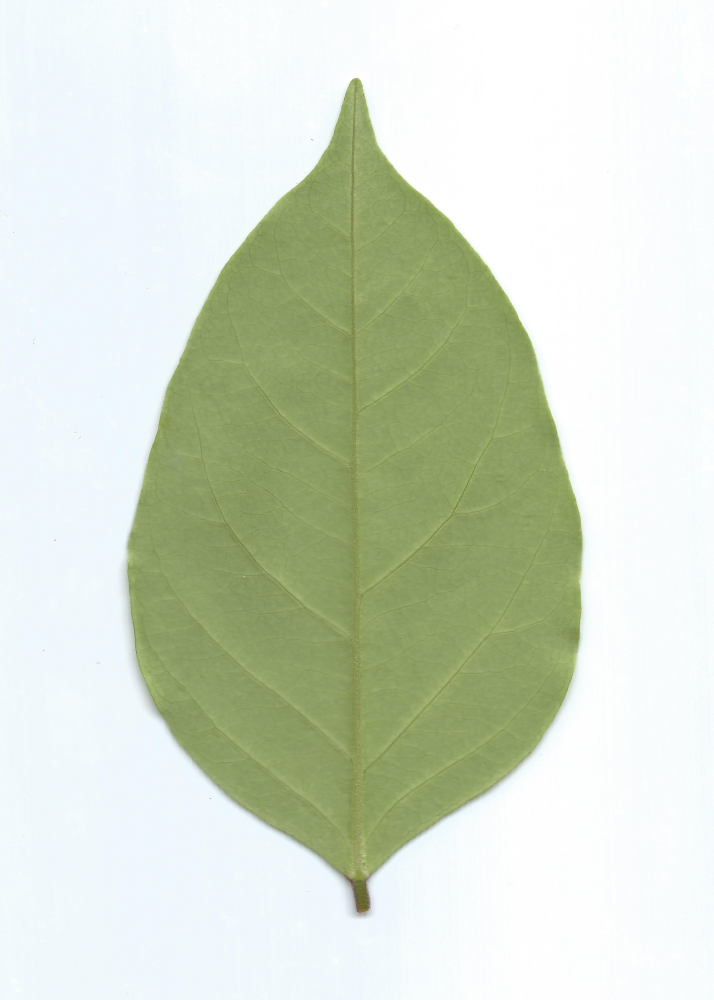
#> input picture Image Processing/test/averrhoa_carambola.jpg, 1428 x 2000 px (shown at 1/2 size); its folder holds only this picture in this run
$ python image_processing.py
#> lines starting #> are read from the running program, lines starting #| are printed output that depends on the picture; after the words box and inside, x2 and y2 are one past the last pixel; in counts of white or black regions, pixels touching at a corner belong together
#> further down, img is the input picture: shape (2000, 1428, 3); mean B, G, R 201.2, 219.5, 210.5
import cv2
import numpy as np
import os

def mask(img):
    gray = cv2.cvtColor(img, cv2.COLOR_BGR2GRAY)
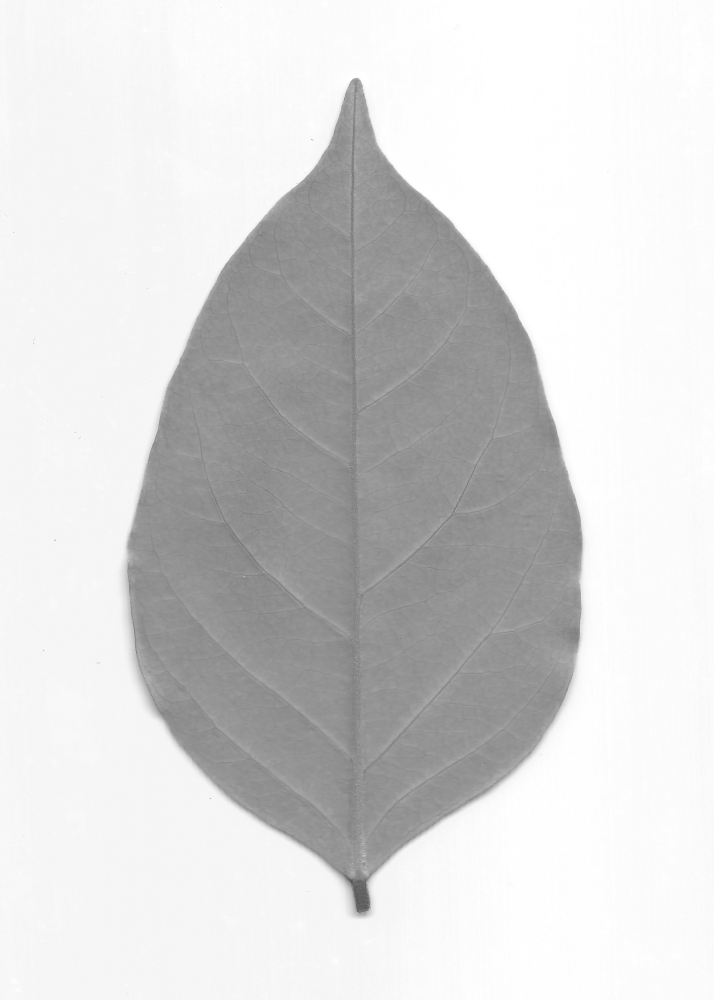
#> gray: shape (2000, 1428) (shown at 1/2 size); min 44, max 255, mean 214.8
    th, threshold = cv2.threshold(gray, 0, 255, cv2.THRESH_BINARY_INV|cv2.THRESH_OTSU)
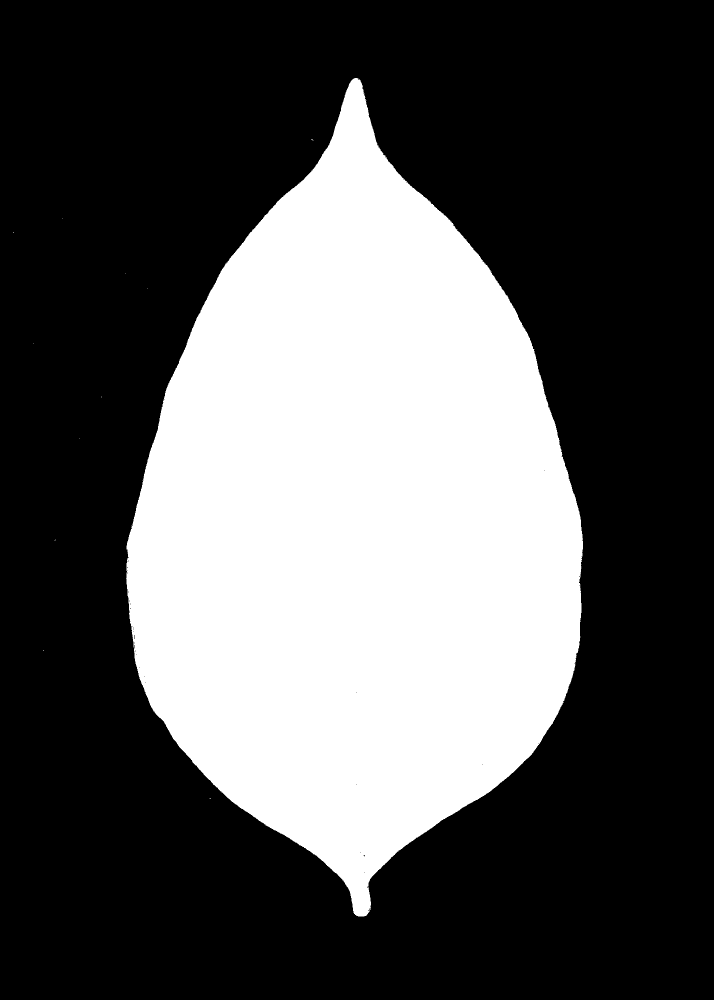
#> threshold: shape (2000, 1428) (shown at 1/2 size); 33.7% white; 12 white regions (11 under 20 px)
#> th = 198
    contours = cv2.findContours(threshold, cv2.RETR_TREE, cv2.CHAIN_APPROX_SIMPLE)[-2]
#> contours = 57 contours, 56 with area under 20; largest, box (x1, y1, x2, y2) and area: (252, 156, 1166, 1833) 961048
    contours = sorted(contours, key=cv2.contourArea)
    for contour in contours:
        if cv2.contourArea(contour) > 10000:
           break
#> this loop made 57 passes
#> contour on passes 1, 2, 3, 4, 5, 6, 7, 8, 9, 10, 12, 13: [[87, 1300], [87, 1301]], [[159, 876]], [[203, 793], [203, 794]], [[67, 686]], [[295, 576]], [[251, 547]], [[27, 464], [27, 465]], [[125, 436]], [[419, 1596], [420, 1597], [420, 1596]], [[110, 1079], [109, 1080], [110, 1080]], [[737, 1819], [738, 1818], [739, 1819], [738, 1820]], [[737, 1788], [738, 1787], [739, 1788], [738, 1789]]
    mask = np.zeros(img.shape[:2],np.uint8)
    cv2.drawContours(mask, [contour],-1, 255, -1)
#> mask: shape (2000, 1428); 33.7% white; 1 white region, box (x1, y1, x2, y2) and area: (252, 156, 1166, 1833) 962902
    mask = cv2.bitwise_and(img, img, mask = mask)
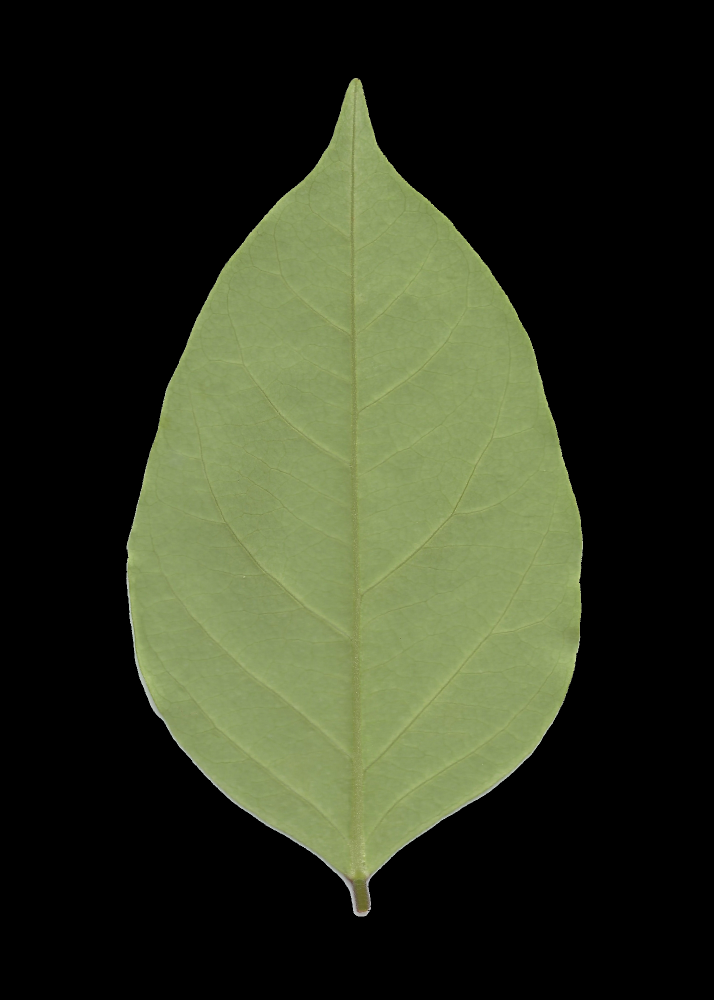
#> mask: shape (2000, 1428, 3) (shown at 1/2 size); mean B, G, R 33.7, 53.5, 47.8
    result = mask.copy()
    result[threshold == 0] = (0, 0, 0)
#> result: shape (2000, 1428, 3); under 0.01% of pixels changed, all inside (x1, y1, x2, y2) = (254, 185, 1160, 1820)
    rename = "_MASK".join(os.path.splitext(data))
    cv2.imwrite(os.path.join('results/mask', rename), result)

    gray = cv2.cvtColor(mask, cv2.COLOR_BGR2GRAY)
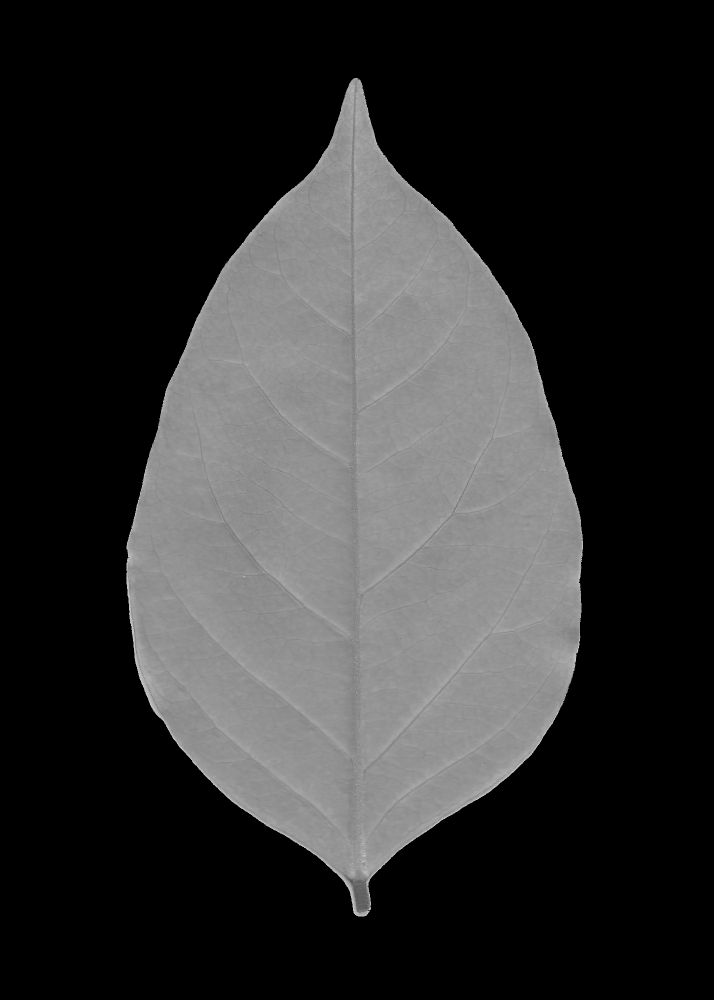
#> gray: shape (2000, 1428) (shown at 1/2 size); min 0, max 221, mean 49.6
    th, threshold = cv2.threshold(gray, 0, 255, cv2.THRESH_BINARY+cv2.THRESH_OTSU)
#> threshold: shape (2000, 1428); 33.7% white; 1 white region, box (x1, y1, x2, y2) and area: (252, 156, 1166, 1833) 962897
#> th = 73
    (y, x) = np.where(threshold == 255)
    (t_y, t_x) = (np.min(y), np.min(x))
#> t_y = 156; t_x = 252
    (b_y, b_x) = (np.max(y), np.max(x))
#> b_y = 1832; b_x = 1165
    cut = mask[(t_y-5):(b_y+5), (t_x-5):(b_x+5)]
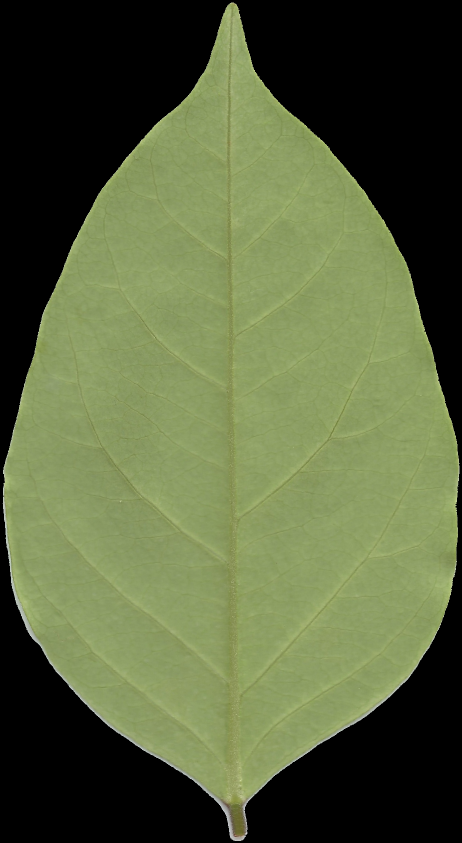
#> cut: shape (1686, 923, 3) (shown at 1/2 size); mean B, G, R 61.8, 98.3, 87.6
    rename = "_CUT".join(os.path.splitext(data))
    cv2.imwrite(os.path.join('results/cut', rename), cut)

def resize(img, x, y):
    resized = cv2.resize(img, (0, 0), fx = x, fy = y)
    rename = "_RESIZE".join(os.path.splitext(data))
    cv2.imwrite(os.path.join('results/resize', rename), resized)

for data in os.listdir('test/'):
    img = cv2.imread(os.path.join('test/', data))
    mask(img)

#> (the run stopped early here; a loop or call above may not have finished)

$ run again, on Image Processing/test/turnera_subulata.jpg
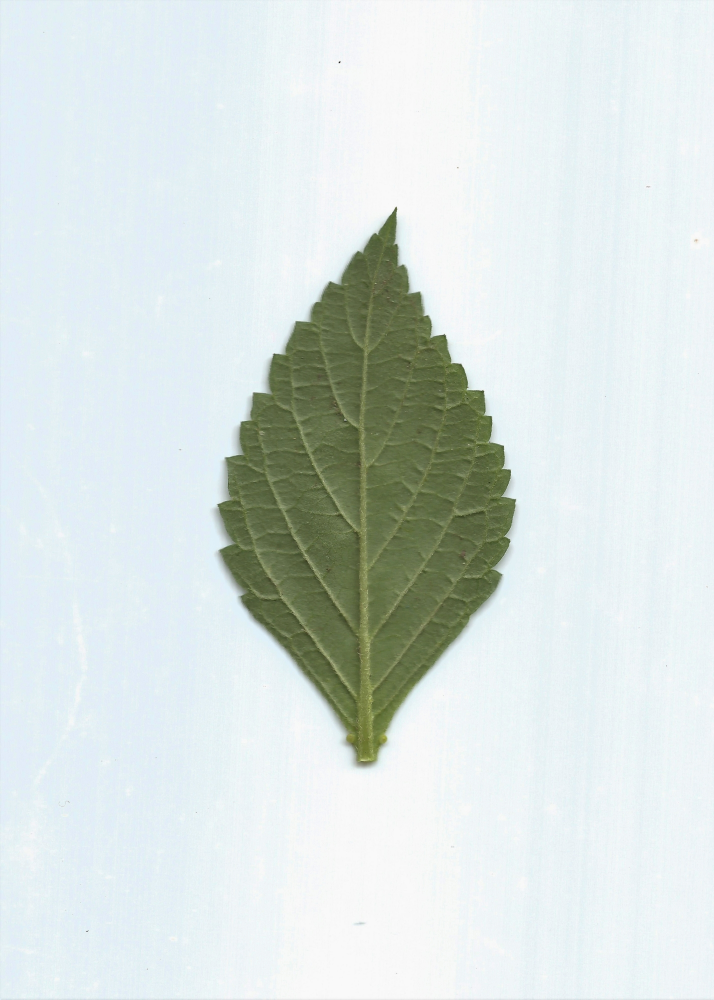
#> input picture Image Processing/test/turnera_subulata.jpg, 1428 x 2000 px (shown at 1/2 size)
#> img is the input picture: shape (2000, 1428, 3); mean B, G, R 222.6, 224.9, 215.9
#> in mask, `th, threshold = cv2.threshold(gray, 0, 255, cv2.THRESH_BINARY_INV|cv2...`:
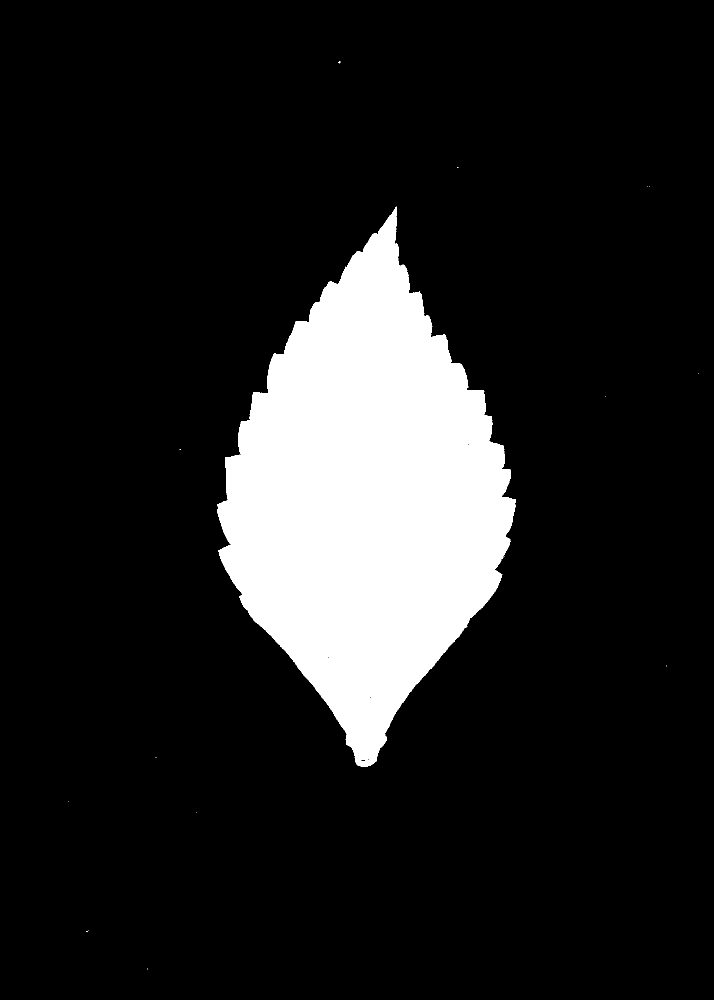
#> threshold: shape (2000, 1428) (shown at 1/2 size); 13.2% white; 19 white regions (18 under 20 px)
#> in mask, `th, threshold = cv2.threshold(gray, 0, 255, cv2.THRESH_BINARY_INV|cv2...`: th = 171
#> contours = 211 contours, 209 with area under 20; largest, box (x1, y1, x2, y2) and area: (434, 413, 1032, 1533) 375517, (720, 1517, 746, 1523) 68
#> the loop in mask, `for contour in contours:` made 211 passes
#> contour on passes 1 to 3: [[294, 1937], [294, 1938]], [[392, 1624]], [[136, 1602]]
#> result: shape (2000, 1428, 3); mean B, G, R 9.4, 14.6, 13.1
#> in mask, `th, threshold = cv2.threshold(gray, 0, 255, cv2.THRESH_BINARY+cv2.THRE..`: th = 51
#> t_y = 413; t_x = 434
#> b_y = 1532; b_x = 1031
#> in mask, `cut = mask[(t_y-5):(b_y+5), (t_x-5):(b_x+5)]`:
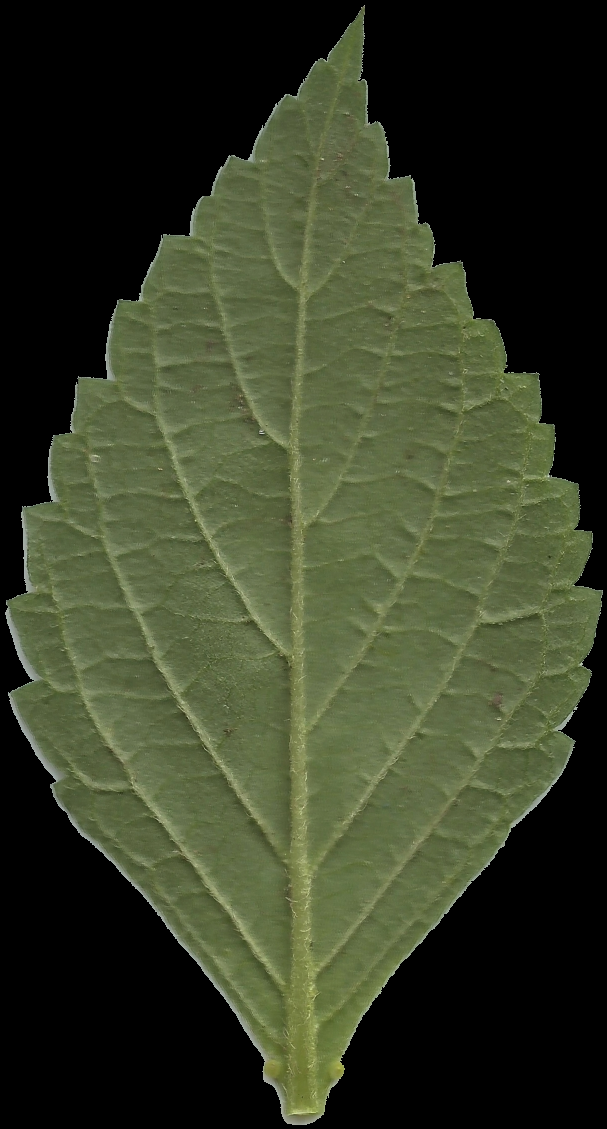
#> cut: shape (1129, 607, 3); mean B, G, R 39.2, 61.1, 54.6
